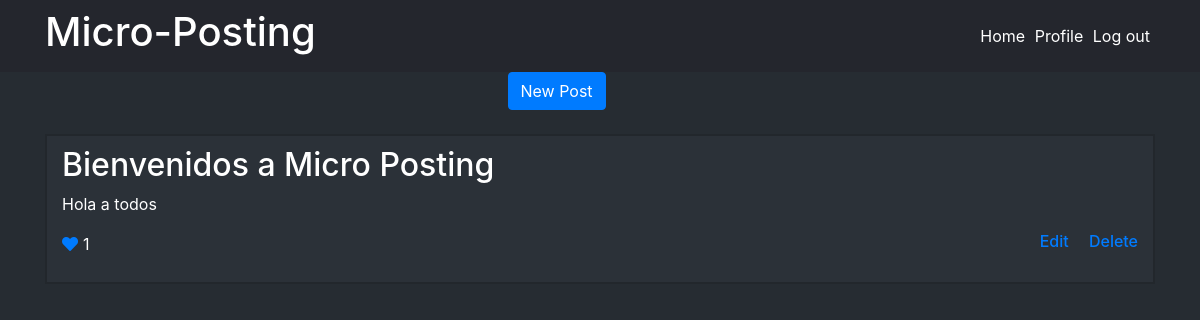
Page / (signed in) on the earlier database version.
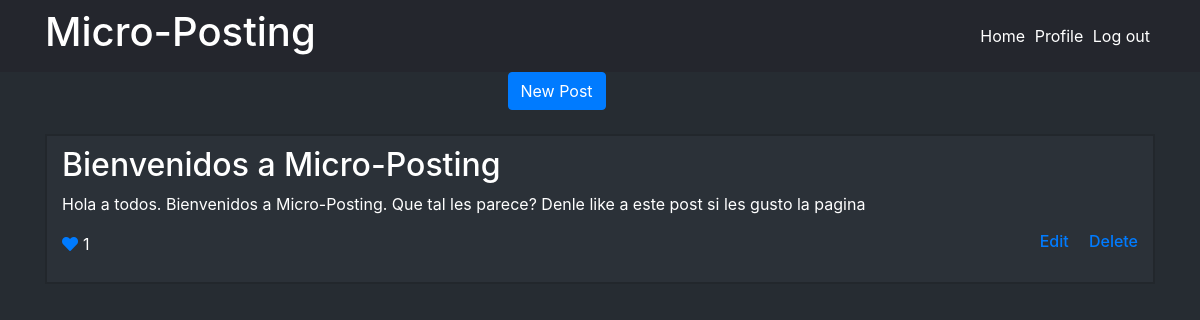
Same page on the later database version.
### app.py (models this page shows)
class Post(db.Model):
	id = db.Column(db.Integer, primary_key = True)
	title = db.Column(db.String)
	body = db.Column(db.Text)
	posted_by = db.Column(db.Integer, db.ForeignKey('user.id'))
	likes = db.relationship('PostLike', backref='post', lazy='dynamic')

### app.py (the view)
@app.route('/')
def index():
	posts = Post.query.order_by(Post.id.desc()).all()
	return render_template("home.html", posts = posts)

### app.py (called while the page is built)
@login_manager.user_loader
def load_user(user_id):
	return User.get_by_id(user_id)

	def has_liked_post(self, post):
		return PostLike.query.filter(
			PostLike.user_id == self.id,
			PostLike.post_id == post.id
		)

	@staticmethod
	def get_by_id(id):
		return User.query.get(id)

### templates/home.html (shortened to what this page needs)
{% extends 'base.html' %}
{% block content %}
	{% if current_user.is_authenticated %}
	<a href="{{url_for('post')}}" class="btn btn-primary offset-5"> New Post</a>
		<div id="posts">
			{% for post in posts %}
				<br>
				<div class="post">
					<h2 class="">{{post.title}}</h2>
					<p>{{post.body}}</p>
					{% if current_user.id == post.posted_by %}
					<h6><a href="{{url_for('delete_post', post_id = post.id)}}" class="float-right">&emsp; Delete</a></h6>
					<h6><a href="{{url_for('edit_post', post_id = post.id)}}" class="float-right"> Edit</a></h6>
					{% endif %}
					{% if current_user.has_liked_post(post) %}
					<p class="likes"><a href="{{ url_for('like_action', post_id=post.id, action='unlike') }}" class="fas fa-heart"></a><span style="margin-left: 5px;">{{ post.likes.count() }}</span></p>
					{% else %}
					<p class="likes"><a href="{{ url_for('like_action', post_id=post.id, action='like') }}" class="far fa-heart"></a><span style="margin-left: 5px;">{{ post.likes.count() }}</span></p>
					{% endif %}
				</div>
			{% endfor %}
		</div>
	{% else %}
	<div class="jumbotron">
		<h1 class="text-center">Welcome to Micro-Posting</h1>
		<a href="{{url_for('signup')}}" class="btn btn-lg btn-primary offset-5"> Sign Up</a>
	</div>
	{% endif %}
{% endblock %}

### templates/base.html (shortened to what this page needs)
<!DOCTYPE html>
<html lang="en">
<head>
	<link rel="stylesheet" type="text/css" href="{{url_for('static', filename='css/style.css')}}">
	<link rel="stylesheet" type="text/css" href="{{url_for('static', filename='css/bootstrap.min.css')}}">
	<link rel="stylesheet" href="https://use.fontawesome.com/releases/v5.7.1/css/all.css">
</head>
<body id="body">
	<header id="header" class="navbar navbar-fixed-top navbar-inverse">
		<div class="container">
    		<h1><a href="{{url_for('index')}}">Micro-Posting</a></h1>
    <nav>
          <a href="{{url_for('index')}}" style="display: inline; margin-right: 5px;">Home</a>
          {% if current_user.is_authenticated %}
          <a href="{{url_for('show_user')}}" style="display: inline; margin-right: 5px;">Profile</a>
          <a href="{{url_for('logout')}}" style="display: inline; margin-right: 5px;">Log out</a>
          {% else %}
          <a href="{{url_for('login')}}" style="display: inline; margin-right: 5px;">Login</a>
          {% endif %}
    </nav>
  </div>
	</header>
	<div class="container">
	{% block content %}
	{% endblock %}
	</div>
</body>
</html>

### static/css/style.css (style rules this page uses)
#body { background-color: #262c32; color: white; }
#header { background-color: #24262d; }
#header a { color: white; }
#body a { text-decoration: none; }
#posts .post { box-sizing: content-box; border: 2px double #22272c; background-color: #2b3138; margin-bottom: 5px; padding: 10px 15px; }

Differences in the rows shown:
changed Post: title "Bienvenidos a Micro Posting" → "Bienvenidos a Micro-Posting"; body "Hola a todos" → "Hola a todos. Bienvenidos a Micro-Posting. Que tal les parece? Denle like a este post si les gusto la pagina"
